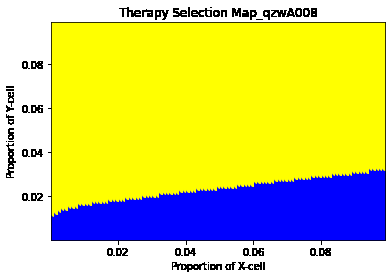
%> input picture 6_ParaTherapy/FigCalcu/qzwA008.png, 392 x 278 px
$ octave qzwA008.m   (GNU Octave 9; MATLAB toolbox functions it lacks are replaced by stand-ins)
%> lines starting %> are read from the running program, lines starting %| are printed output that depends on the picture
clear,clc
a=imread('qzwA008.png'); % input fig
%> a is the input picture: size 278x392x3 uint8; mean R, G, B 207.2, 207.2, 116.7
a=double(a);
%> a: size 278x392x3 double
R=a(:,:,1);
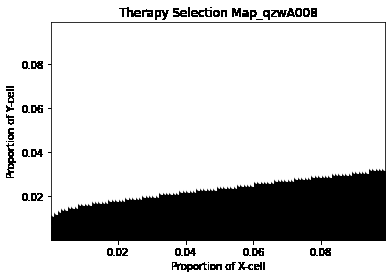
%> R: size 278x392 double; min 0, max 255, mean 207.2
G=a(:,:,2);
B=a(:,:,3);
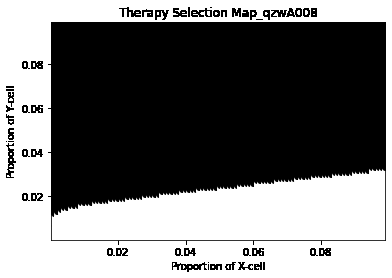
%> B: size 278x392 double; min 0, max 255, mean 116.7
sz = size(a);
%> sz = [278 392 3]
com=0;
erlo=0;
osi=0;
for i=1:sz(1)*sz(2)
    if R(i)==255 && G(i)==0 && B(i)==0
        com=com+1;
    elseif R(i)==255 && G(i)>=253 && B(i)==0
        erlo=erlo+1;
    elseif R(i)==0 && G(i)==0 && B(i)==255
        osi = osi+1
    end
end
%> after the loop, com = 0; erlo = 54967; osi = 16543
Erlo = erlo/(com+erlo+osi)
%> Erlo = 0.769
Osi = osi/(com+erlo+osi)
%> Osi = 0.231
Com = com/(com+erlo+osi) % output result
%> Com = 0

$ run again, with 6_ParaTherapy/FigCalcu/qzwA015.png copied over 6_ParaTherapy/FigCalcu/qzwA008.png
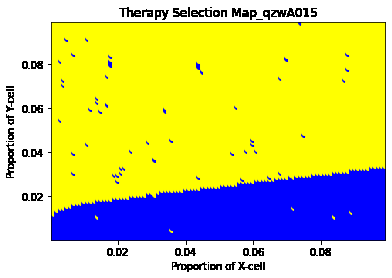
%> input picture 6_ParaTherapy/FigCalcu/qzwA015.png, 392 x 278 px
%> a is the input picture: size 278x392x3 uint8; mean R, G, B 204.9, 204.9, 119.1
%> a: size 278x392x3 double
%> `R=a(:,:,1);`:
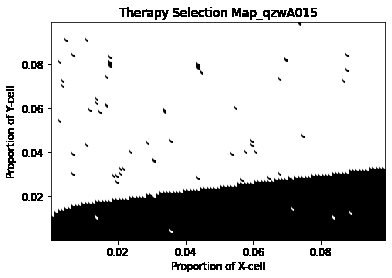
%> R: size 278x392 double; min 0, max 255, mean 204.9
%> `B=a(:,:,3);`:
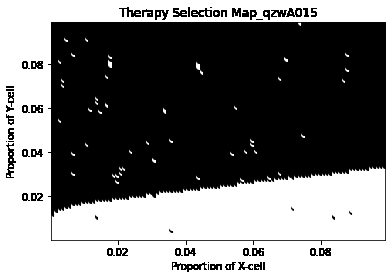
%> B: size 278x392 double; min 0, max 255, mean 119.1
%> after the loop `for i=1:sz(1)*sz(2)`: com = 0; erlo = 53488; osi = 17214
%> Erlo = 0.757
%> Osi = 0.243
%> Com = 0
